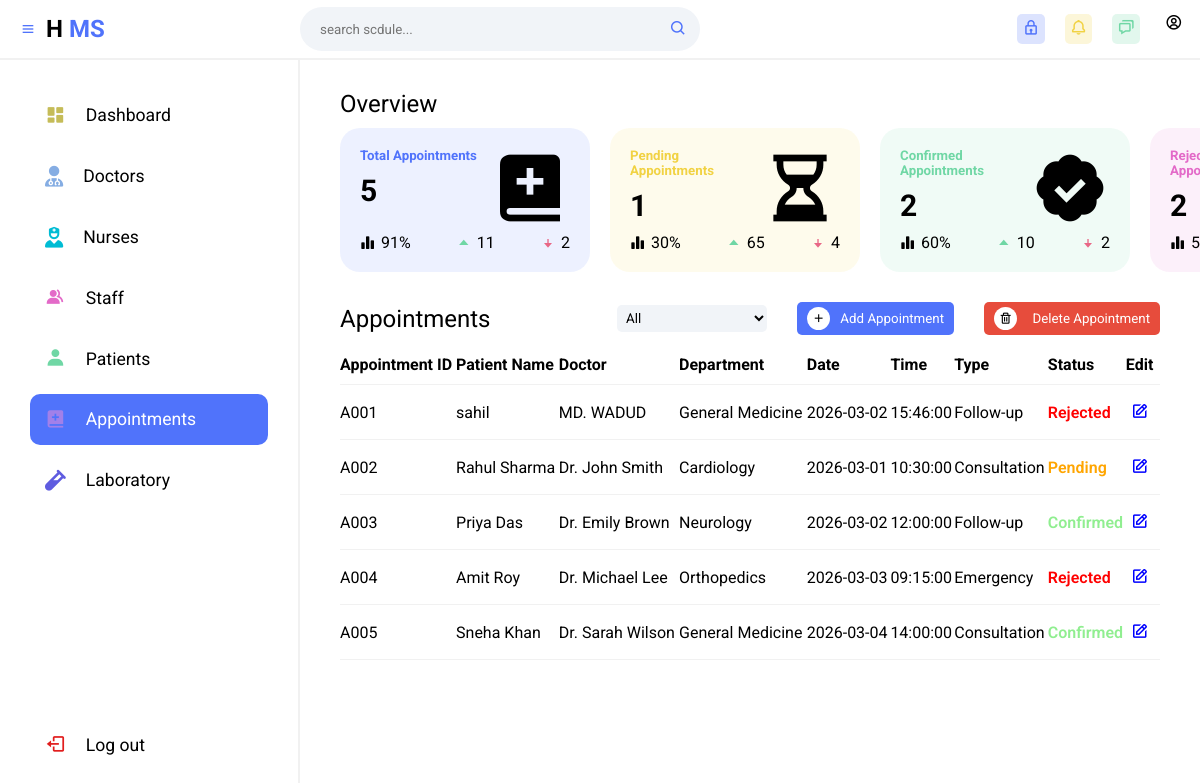
/HMS/appointment.php, run on the app's committed database.
### tables this page shows
CREATE TABLE `appointments` (
  `appointmentId` varchar(20) NOT NULL,
  `patientName` varchar(100) NOT NULL,
  `doctor` varchar(100) NOT NULL,
  `department` enum('Cardiology','Neurology','Orthopedics','General Medicine') NOT NULL,
  `date` date NOT NULL,
  `time` time NOT NULL,
  `type` enum('Consultation','Follow-up','Emergency') NOT NULL,
  `status` enum('Pending','Confirmed','Rejected') NOT NULL
);

### HMS/appointment.php (the view, shortened to what this page needs)
<?php
$servername = "localhost";
$username = "root";
$password = "";
$database = "hospitaldb";
$conn = mysqli_connect($servername, $username, $password, $database);
$totalAppointments    = mysqli_num_rows(mysqli_query($conn, "SELECT * FROM appointments"));
$pendingAppointments  = mysqli_num_rows(mysqli_query($conn, "SELECT * FROM appointments WHERE status='Pending'"));
$confirmedAppointments = mysqli_num_rows(mysqli_query($conn, "SELECT * FROM appointments WHERE status='Confirmed'"));
$rejectedAppointments = mysqli_num_rows(mysqli_query($conn, "SELECT * FROM appointments WHERE status='Rejected'"));
?>
<!DOCTYPE html>
<html lang="en">
<head>
    <link rel="stylesheet" href="CSS/appointment.css">
    <link href='https://unpkg.com/boxicons@2.1.4/css/boxicons.min.css' rel='stylesheet'>
    <link rel="stylesheet" href="https://cdnjs.cloudflare.com/ajax/libs/font-awesome/6.5.2/css/all.min.css" />
</head>
<body>
    <section class="header">
        <div class="logo">
            <i class="bx bx-menu icon-0 menu"></i>
            <h2>H <span>MS</span></h2>
        </div>
        <div class="search--notification--profile">
            <div class="search">
                <input type="text" placeholder="search scdule...">
                <button><i class="bx bx-search"></i></button>
            </div>
            <div class="notification--profile">
                <div class="picon lock">
                    <i class="bx bx-lock"></i>
                </div>
                <div class="picon bell">
                    <i class="bx bx-bell"></i>
                </div>
                <div class="picon chat">
                    <i class="bx bx-chat"></i>
                </div>
                <div class="picon profile">
                    <i class="bx bx-user-circle"></i>
                </div>
            </div>
        </div>
    </section>
    <section class="main">
        <div class="sidebar">
            <ul class="sidebar--items">
                <li>
                    <a href="dashboard.php">
                        <span class="icon icon-1"><i class="bx bxs-dashboard"></i></span>
                        <span class="sidebar--item">Dashboard</span>
                    </a>
                </li>
                <li>
                    <a href="doctor.php">
                        <span class="icon icon-3"><i class="fa-solid fa-user-doctor"></i></span>
                        <span class="sidebar--item" style="white-space: nowrap;">Doctors</span>
                    </a>
                </li>
                <li>
                    <a href="nurse.php">
                        <span class="icon icon-8"><i class="fa-solid fa-user-nurse"></i></span>
                        <span class="sidebar--item" style="white-space: nowrap;">Nurses</span>
                    </a>
                </li>
                <li>
                    <a href="staff.php">
                        <span class="icon icon-4"><i class="bx bxs-group"></i></span>
                        <span class="sidebar--item">Staff</span>
                    </a>
                </li>
                <li>
                    <a href="patient.php">
                        <span class="icon icon-5"><i class="bx bxs-user"></i></span>
                        <span class="sidebar--item">Patients</span>
                    </a>
                </li>
                <li>
                    <a href="appointment.php" id="active--link">
                        <span class="icon icon-2"><i class="bx bxs-book-add"></i></span>
                        <span class="sidebar--item">Appointments</span>
                    </a>
                </li>
                <li>
                    <a href="laboratory.php">
                        <span class="icon icon-6"><i class="fa-solid fa-vial"></i></span>
                        <span class="sidebar--item">Laboratory</span>
                    </a>
                </li>
            </ul>
            <ul class="sidebar--bottom-items">
                <li>
                    <a href="logout.php">
                        <span class="icon icon-7"><i class="bx bx-log-out"></i></span>
                        <span class="sidebar--item">Log&nbsp;out</span>
                    </a>
                </li>
            </ul>
        </div>
        <div class="main-content">
        <div class="overview">
                <div class="title">
                    <h2 class="section--title">Overview</h2>
                </div>
                <div class="cards">
                    <div class="card card-1">
                        <div class="card--data">
                            <div class="card--content">
                                <h5 class="card--title">Total Appointments</h5>
                                <h1><?php echo $totalAppointments; ?></h1>
                            </div>
                            <i class="bx bxs-book-add card--icon--lg"></i>
                        </div>
                        <div class="card--stats">
                            <span><i class="bx bxs-bar-chart-alt-2 card--icon stst--icon"></i>91%</span>
                            <span><i class="bx bx-caret-up card--icon up--arrow"></i>11</span>
                            <span><i class="bx bxs-down-arrow-alt card--icon down--arrow"></i>2</span>
                        </div>
                    </div>
                    <div class="card card-2">
                        <div class="card--data">
                            <div class="card--content">
                                <h5 class="card--title">Pending Appointments</h5>
                                <h1><?php echo $pendingAppointments; ?></h1>
                            </div>
                            <i class="bx bxs-hourglass card--icon--lg"></i>
                        </div>
                        <div class="card--stats">
                            <span><i class="bx bxs-bar-chart-alt-2 card--icon stst--icon"></i>30%</span>
                            <span><i class="bx bx-caret-up card--icon up--arrow"></i>65</span>
                            <span><i class="bx bxs-down-arrow-alt card--icon down--arrow"></i>4</span>
                        </div>
                    </div>
                    <div class="card card-3">
                        <div class="card--data">
                            <div class="card--content">
                                <h5 class="card--title">Confirmed Appointments</h5>
                                <h1><?php echo $confirmedAppointments; ?></h1>
                            </div>
                            <i class="bx bxs-badge-check card--icon--lg"></i>
                        </div>
                        <div class="card--stats">
                            <span><i class="bx bxs-bar-chart-alt-2 card--icon stst--icon"></i>60%</span>
                            <span><i class="bx bx-caret-up card--icon up--arrow"></i>10</span>
                            <span><i class="bx bxs-down-arrow-alt card--icon down--arrow"></i>2</span>
                        </div>
                    </div>
                    <div class="card card-4">
                        <div class="card--data">
                            <div class="card--content">
                                <h5 class="card--title">Rejected Appointments</h5>
                                <h1><?php echo $rejectedAppointments; ?></h1>
                            </div>
                        </div>
                        <div class="card--stats">
                            <span><i class="bx bxs-bar-chart-alt-2 card--icon stst--icon"></i>5%</span>
                        </div>
                    </div>
                </div>
            </div>
            <div class="recent--appointments">
                <div class="title">
                    <h2 class="section--title">Appointments</h2>
                    <div class="appointments--right--btns">
                    <select name="date" id="filterDate" class="dropdown appointment--filter">
                       <option value="All">All</option>
                    </select>
                    <button class="add-appointment"  onclick="document.getElementById('appointmentFormOverlay').style.display='flex'"><i class="bx bx-plus"></i>Add Appointment</button>
                    <button class="delete-appointment"><i class="bx bx-trash"></i> <span>Delete Appointment</span></button>
                    </div>
                </div>
                <div class="table-appointment-page-scroll">
                <div class="table-appointment-page">
                <table>
                    <thead>
                        <tr>
                            <th>Appointment ID</th>
                            <th>Patient Name</th>
                            <th>Doctor</th>
                            <th>Department</th>
                            <th>Date</th>
                            <th>Time</th>
                            <th>Type</th>
                            <th>Status</th>
                            <th>Edit</th>
                        </tr>
                    </thead>
                    <tbody>
                        <?php
                        $result = mysqli_query($conn, "SELECT * FROM appointments");
                        while ($row = mysqli_fetch_assoc($result)) {
                            echo '<tr>
                                <td>'.$row['appointmentId'].'</td>
                                <td>'.$row['patientName'].'</td>
                                <td>'.$row['doctor'].'</td>
                                <td>'.$row['department'].'</td>
                                <td>'.$row['date'].'</td>
                                <td>'.$row['time'].'</td>
                                <td>'.$row['type'].'</td>
                                <td>'.$row['status'].'</td>
                                <td>
                                    <button type="button" class="edit-button">
                                        <i class="bx bx-edit edit-icon" style="cursor:pointer; color:blue; font-size:18px;"></i>
                                    </button>
                                </td>
                            </tr>';
                        }
                        ?>
                    </tbody>
                </table>
                </div>
                </div>
    </section>
</body>
</html>

### data on the page
appointments: appointmentId "A001", patientName "sahil", doctor "MD. WADUD", department "General Medicine", date "2026-03-02", time "15:46:00", type "Follow-up", status "Rejected"
appointments: appointmentId "A002", patientName "Rahul Sharma", doctor "Dr. John Smith", department "Cardiology", date "2026-03-01", time "10:30:00", type "Consultation", status "Pending"
appointments: appointmentId "A003", patientName "Priya Das", doctor "Dr. Emily Brown", department "Neurology", date "2026-03-02", time "12:00:00", type "Follow-up", status "Confirmed"
appointments: appointmentId "A004", patientName "Amit Roy", doctor "Dr. Michael Lee", department "Orthopedics", date "2026-03-03", time "09:15:00", type "Emergency", status "Rejected"
appointments: appointmentId "A005", patientName "Sneha Khan", doctor "Dr. Sarah Wilson", department "General Medicine", date "2026-03-04", time "14:00:00", type "Consultation", status "Confirmed"

### other printed values
$totalAppointments "5"
$pendingAppointments "1"
$confirmedAppointments "2"
$rejectedAppointments "2"
